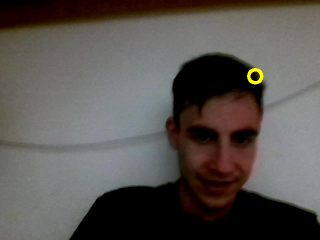
#> input picture circled_frame.png, 320 x 240 px, given in place of the camera
$ python main.py
#> lines starting #> are read from the running program, lines starting #| are printed output that depends on the picture; after the words box and inside, x2 and y2 are one past the last pixel; in counts of white or black regions, pixels touching at a corner belong together
### utils.py
import cv2

def nothing(x):
    pass

def drawCircles(frame, cnts):
    if len(cnts) > 0:
        c = max(cnts, key=cv2.contourArea)
        ((x, y), radius) = cv2.minEnclosingCircle(c)
        M = cv2.moments(c)
        center = (int(M["m10"] / M["m00"]), int(M["m01"] / M["m00"]))

        if radius > 10:
            cv2.circle(frame, (int(x), int(y)), int(radius),
                (0, 255, 255), 2)
            cv2.circle(frame, center, 5, (0, 0, 255), -1)

def createTrackingWindow():
    cv2.namedWindow("Tracking")
    cv2.createTrackbar("LH", "Tracking", 0, 255, nothing)
    cv2.createTrackbar("LS", "Tracking", 0, 255, nothing)
    cv2.createTrackbar("LV", "Tracking", 0, 255, nothing)
    cv2.createTrackbar("UH", "Tracking", 255, 255, nothing)
    cv2.createTrackbar("US", "Tracking", 255, 255, nothing)
    cv2.createTrackbar("UV", "Tracking", 255, 255, nothing)


def getTrackbarPositions():
    l_h = cv2.getTrackbarPos("LH", "Tracking")
    l_s = cv2.getTrackbarPos("LS", "Tracking")
    l_v = cv2.getTrackbarPos("LV", "Tracking")

    u_h = cv2.getTrackbarPos("UH", "Tracking")
    u_s = cv2.getTrackbarPos("US", "Tracking")
    u_v = cv2.getTrackbarPos("UV", "Tracking")

    return (l_h, l_s, l_v, u_h, u_s, u_v)

### main.py
from collections import deque
from imutils.video import VideoStream
import numpy as np
import argparse
import cv2
import imutils
import time
import utils

ap = argparse.ArgumentParser()
ap.add_argument("-v", "--video",
	help="path to the (optional) video file")
ap.add_argument("-b", "--buffer", type=int, default=64,
	help="max buffer size")
args = vars(ap.parse_args())

utils.createTrackingWindow()

greenLower = (10,100,100)
greenUpper = (15,255,255)

pts = deque(maxlen=args["buffer"])

if not args.get("video", False):
	vs = VideoStream(src=0).start()
else:
	vs = cv2.VideoCapture(args["video"])

time.sleep(2.0)

while True:
    frame = vs.read()
#> frame is the input picture: shape (240, 320, 3); mean B, G, R 80, 83.9, 88.2
    frame = frame[1] if args.get("video", False) else frame
    if frame is None:
        break
    frame = imutils.resize(frame, width=600)
#> frame: shape (450, 600, 3)
    blurred = cv2.GaussianBlur(frame, (11, 11), 0)

    hsv = cv2.cvtColor(blurred, cv2.COLOR_BGR2HSV)
#> hsv: shape (450, 600, 3); mean H, S, V 40.7, 52.5, 90.3

    [l_h, l_s, l_v, u_h, u_s, u_v] = utils.getTrackbarPositions()

    l_b = np.array([l_h, l_s, l_v])
    u_b = np.array([u_h, u_s, u_v])

    image = cv2.circle(frame, (0,0), 40, (l_h, l_s, l_v),32 )
    cv2.imshow('Tracking', image)

    image2 = cv2.circle(frame, (0,200), 40, (u_h, u_s, u_v),32 )
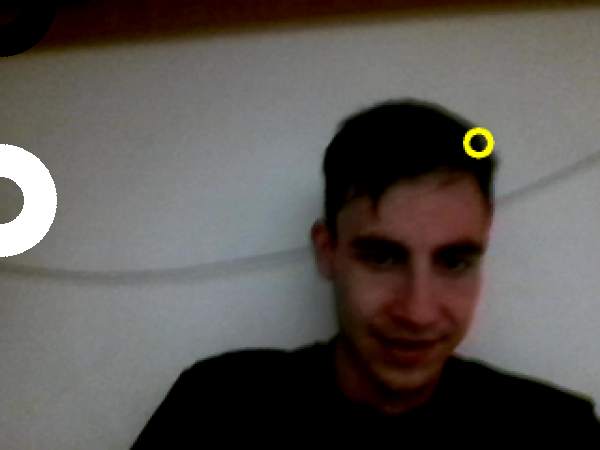
#> image2: shape (450, 600, 3); mean B, G, R 82.5, 86.2, 90.4
    cv2.imshow('Tracking', image2)

    mask = cv2.inRange(hsv, l_b, u_b)
#> mask: shape (450, 600); every value is 255
    mask = cv2.erode(mask, None, iterations=2)
    mask = cv2.dilate(mask, None, iterations=2)

    cnts = cv2.findContours(mask.copy(), cv2.RETR_EXTERNAL,
        cv2.CHAIN_APPROX_SIMPLE)
#> cnts = 1 contour; box (x1, y1, x2, y2) and area: (0, 0, 600, 450) 268951
    cnts = imutils.grab_contours(cnts)
#> cnts = [[[0, 0], [0, 449], [599, 449], [599, 0]]]
    center = None

    utils.drawCircles(frame, cnts)
#> in drawCircles, `c = max(cnts, key=cv2.contourArea)`: c = [[0, 0], [0, 449], [599, 449], [599, 0]]
#> in drawCircles, `((x, y), radius) = cv2.minEnclosingCircle(c)`: x = 299.5; y = 224.5; radius = 374.3
#> in drawCircles, `M = cv2.moments(c)`: M = moments, m00 268951, centre m10/m00, m01/m00 = (299.5, 224.5)
#> in drawCircles, `center = (int(M["m10"] / M["m00"]), int(M["m01"] / M["m00"]))`: center = (299, 224)
#> in drawCircles, `cv2.circle(frame, (int(x), int(y)), int(radius), (0, 255, 255), 2)`: frame: shape (450, 600, 3); 0.01% of pixels changed, all inside (x1, y1, x2, y2) = (0, 0, 600, 450)
#> in drawCircles, `cv2.circle(frame, center, 5, (0, 0, 255), -1)`: frame: shape (450, 600, 3); mean B, G, R 82.4, 86.2, 90.5

    pts.appendleft(center)

    cv2.imshow("Frame", frame)
    cv2.imshow('Counturs', mask)

    if cv2.waitKey(1) & 0xFF == ord("q"):
#> (key q is pressed here)
        break

if not args.get("video", False):
	vs.stop()
else:
	vs.release()

cv2.destroyAllWindows()
